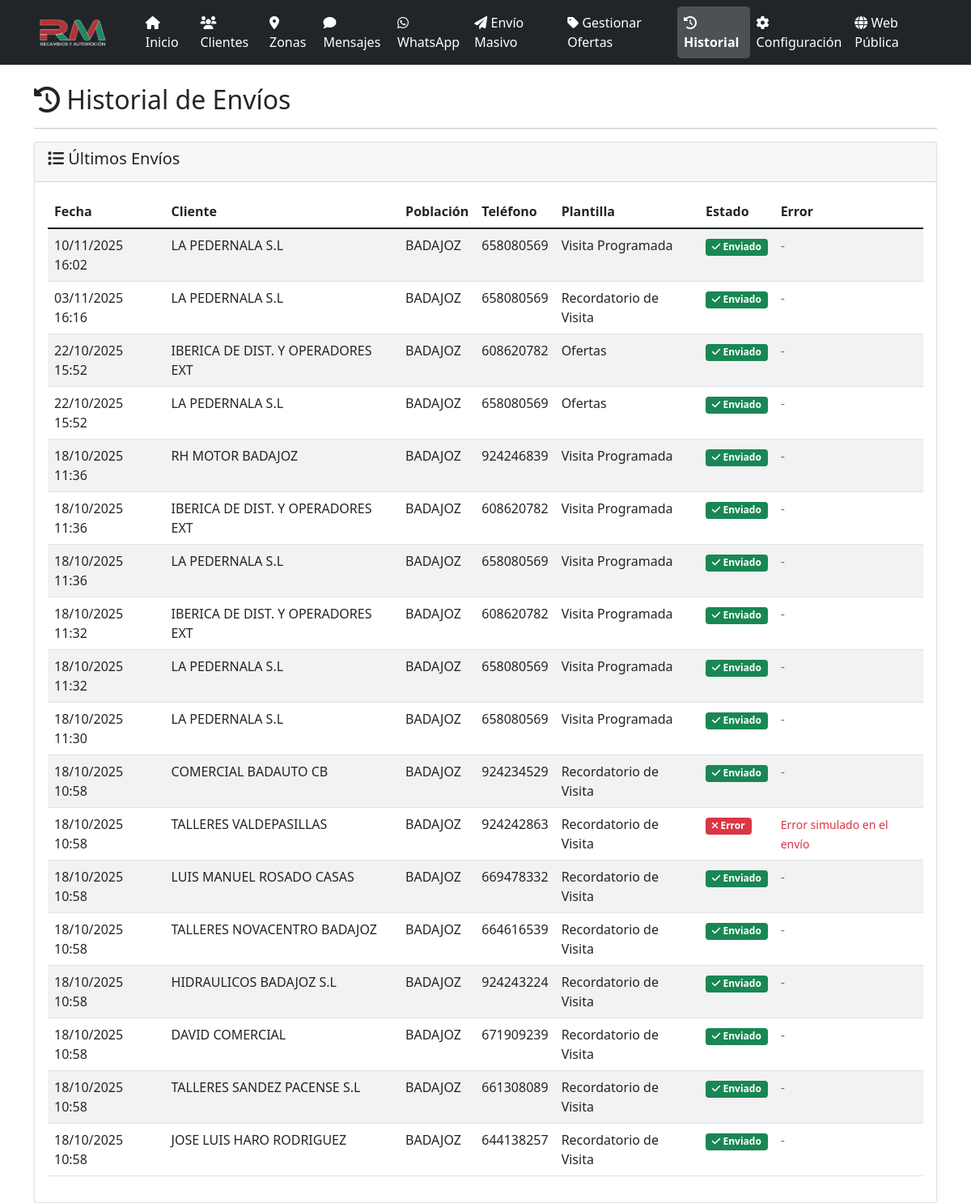
Page /historial on the earlier database version.
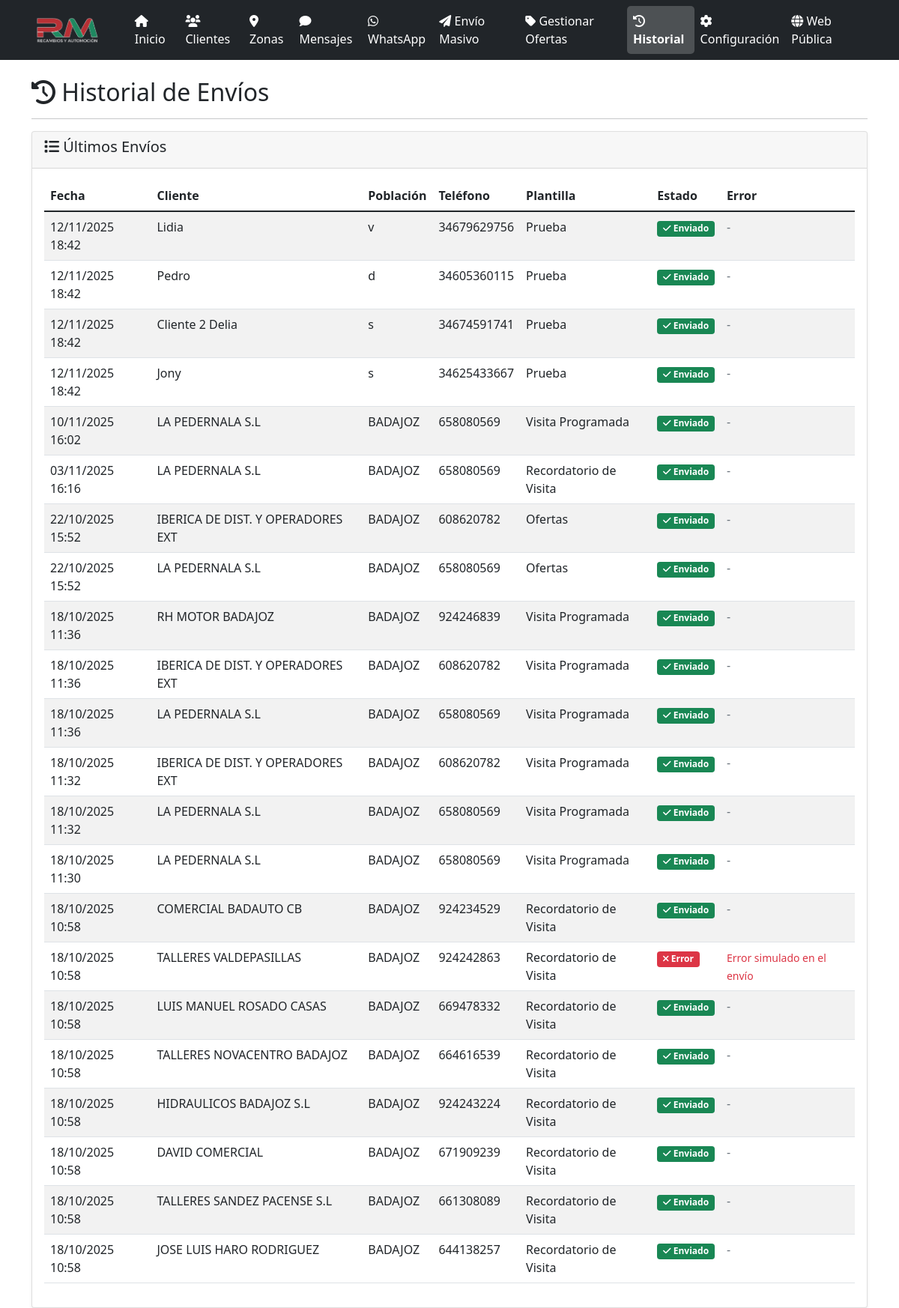
Same page on the later database version.
### models.py (models this page shows, shortened)
class MensajeEnviado(db.Model):
    id = db.Column(db.Integer, primary_key=True)
    cliente_id = db.Column(db.Integer, db.ForeignKey('cliente.id'), nullable=False)
    plantilla_id = db.Column(db.Integer, db.ForeignKey('mensaje_plantilla.id'), nullable=False)
    mensaje_final = db.Column(db.Text, nullable=False)
    enviado = db.Column(db.Boolean, default=False)
    fecha_envio = db.Column(db.DateTime)
    error = db.Column(db.Text)
    created_at = db.Column(db.DateTime, default=datetime.utcnow)

class Cliente(db.Model):
    id = db.Column(db.Integer, primary_key=True)
    codigo = db.Column(db.String(50))
    nombre = db.Column(db.String(100), nullable=False)
    telefono = db.Column(db.String(20), nullable=False)
    email = db.Column(db.String(120))
    direccion = db.Column(db.Text)
    poblacion = db.Column(db.String(100))
    zona_id = db.Column(db.Integer, db.ForeignKey('zona.id'), nullable=False)
    incluir = db.Column(db.Boolean, default=True)
    activo = db.Column(db.Boolean, default=True)
    created_at = db.Column(db.DateTime, default=datetime.utcnow)
    mensajes_enviados = db.relationship('MensajeEnviado', backref='cliente', lazy=True)

class MensajePlantilla(db.Model):
    id = db.Column(db.Integer, primary_key=True)
    nombre = db.Column(db.String(100), nullable=False)
    contenido = db.Column(db.Text, nullable=False)
    activo = db.Column(db.Boolean, default=True)
    created_at = db.Column(db.DateTime, default=datetime.utcnow)
    mensajes_enviados = db.relationship('MensajeEnviado', backref='plantilla', lazy=True)

### app.py (the view)
@app.route('/historial')
def historial():
    mensajes = MensajeEnviado.query.order_by(MensajeEnviado.created_at.desc()).limit(100).all()
    return render_template('historial.html', mensajes=mensajes)

### app.py (called while the page is built, shortened)
@app.before_request
def _asegurar_scheduler():
    global _scheduler_iniciado

@app.before_request
def before_request():
    global _sistema_inicializado
    if not _sistema_inicializado and not app.config['DEBUG']:
        inicializar_sistema()

### templates/historial.html (shortened to what this page needs)
{% extends "base.html" %}
{% block content %}
<div class="row">
    <div class="col-12">
        <h2><i class="fas fa-history"></i> Historial de Envíos</h2>
        <hr>
    </div>
</div>
<div class="row">
    <div class="col-12">
        <div class="card">
            <div class="card-header">
                <h5><i class="fas fa-list"></i> Últimos Envíos</h5>
            </div>
            <div class="card-body">
                {% if mensajes %}
                    <div class="table-responsive">
                        <table class="table table-striped">
                            <thead>
                                <tr>
                                    <th>Fecha</th>
                                    <th>Cliente</th>
                                    <th>Población</th>
                                    <th>Teléfono</th>
                                    <th>Plantilla</th>
                                    <th>Estado</th>
                                    <th>Error</th>
                                </tr>
                            </thead>
                            <tbody>
                                {% for mensaje in mensajes %}
                                <tr>
                                    <td>{{ mensaje.created_at.strftime('%d/%m/%Y %H:%M') }}</td>
                                    <td>{{ mensaje.cliente.nombre }}</td>
                                    <td>{{ mensaje.cliente.poblacion or 'No especificada' }}</td>
                                    <td>{{ mensaje.cliente.telefono }}</td>
                                    <td>{{ mensaje.plantilla.nombre }}</td>
                                    <td>
                                        {% if mensaje.enviado %}
                                            <span class="badge bg-success">
                                                <i class="fas fa-check"></i> Enviado
                                            </span>
                                        {% else %}
                                            <span class="badge bg-danger">
                                                <i class="fas fa-times"></i> Error
                                            </span>
                                        {% endif %}
                                    </td>
                                    <td>
                                        {% if mensaje.error %}
                                            <small class="text-danger">{{ mensaje.error }}</small>
                                        {% else %}
                                            <span class="text-muted">-</span>
                                        {% endif %}
                                    </td>
                                </tr>
                                {% endfor %}
                            </tbody>
                        </table>
                    </div>
                {% else %}
                    <div class="text-center py-4">
                        <i class="fas fa-history fa-3x text-muted mb-3"></i>
                        <p class="text-muted">No hay historial de envíos disponible.</p>
                    </div>
                {% endif %}
            </div>
        </div>
    </div>
</div>
{% endblock %}

Differences in the rows shown:
added MensajeEnviado: created_at "12/11/2025 18:42", cliente.nombre "Lidia", cliente "v", cliente.telefono "34679629756", plantilla.nombre "Prueba", enviado True (drawn)
added MensajeEnviado: created_at "12/11/2025 18:42", cliente.nombre "Pedro", cliente "d", cliente.telefono "34605360115", plantilla.nombre "Prueba", enviado True (drawn)
added MensajeEnviado: created_at "12/11/2025 18:42", cliente.nombre "Cliente 2 Delia", cliente "s", cliente.telefono "34674591741", plantilla.nombre "Prueba", enviado True (drawn)
added MensajeEnviado: created_at "12/11/2025 18:42", cliente.nombre "Jony", cliente "s", cliente.telefono "34625433667", plantilla.nombre "Prueba", enviado True (drawn)
